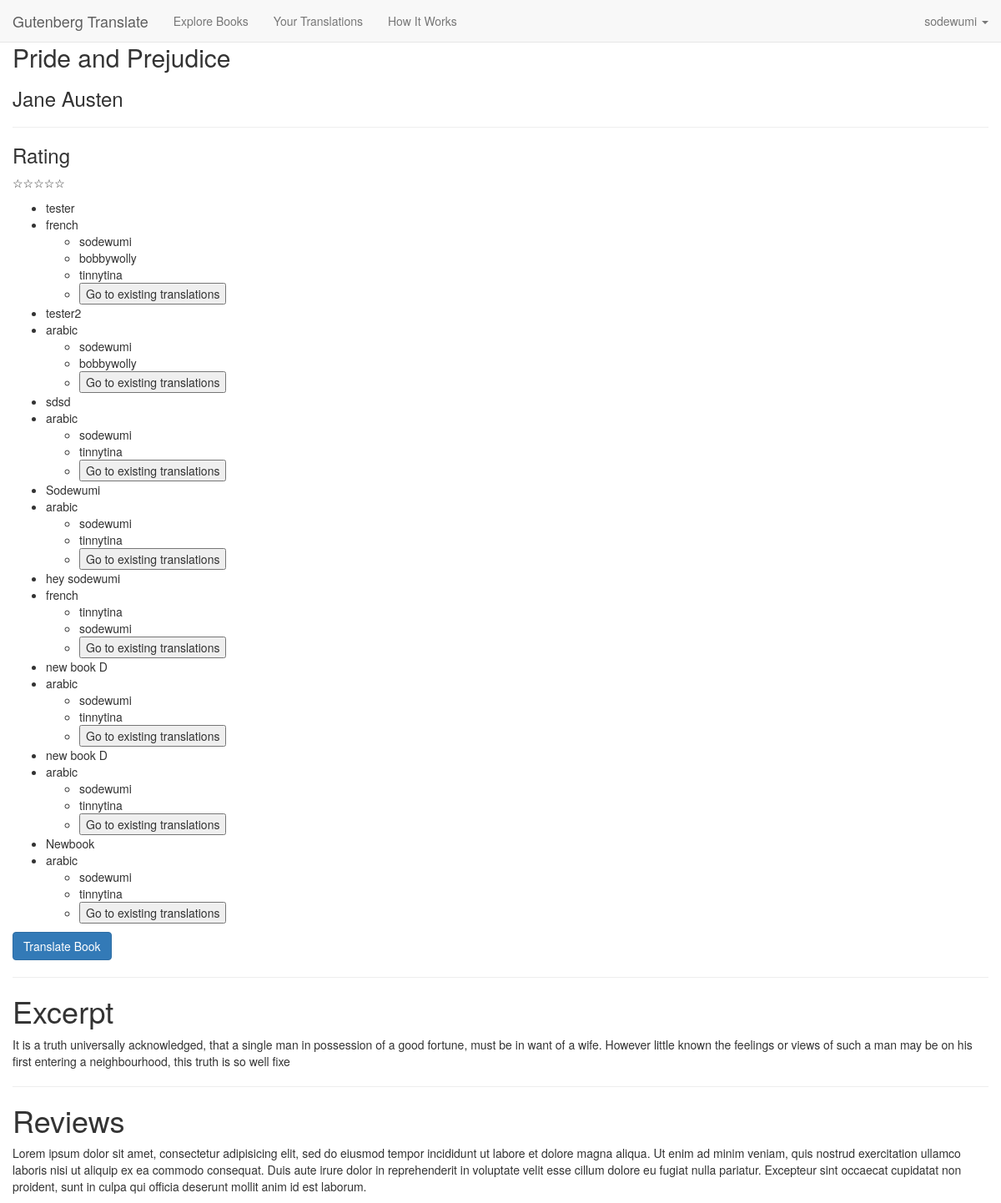
The page /description/42671 (signed in) on the database as committed earlier.
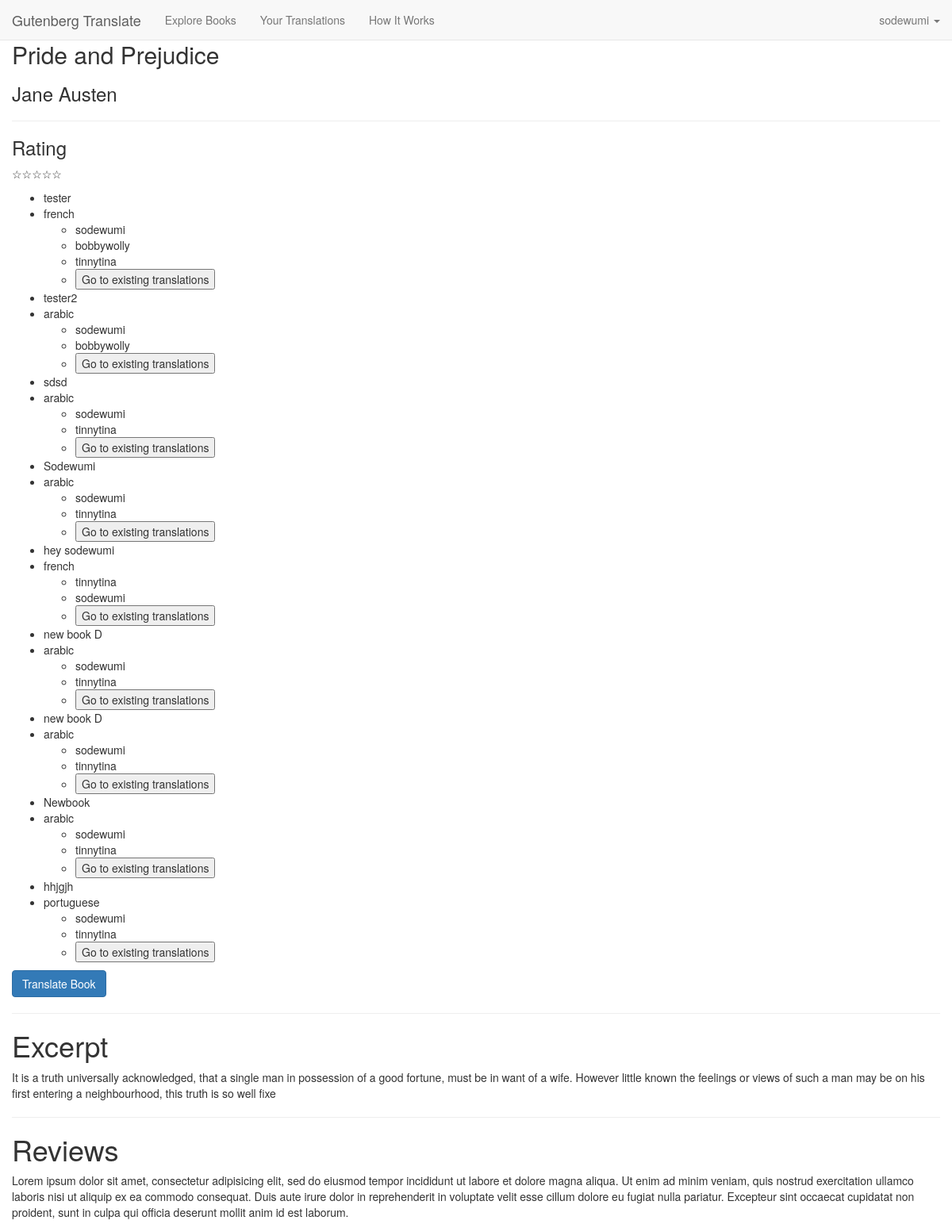
The same page on the database as committed later.
### model.py (models this page shows, shortened)
class Book(db.Model):
    __tablename__ = "books"
    book_id = db.Column(db.Integer, primary_key=True, autoincrement=True)
    name = db.Column(db.String(50), nullable=False)
    author = db.Column(db.String(45))
    reviews = db.Column(db.String())
    rating = db.Column(db.Integer)
    cover = db.Column(db.String())
    genre_name = db.Column(db.String(10))
    gutenberg_extraction_num = db.Column(db.String(10))
    isbn = db.Column(db.String(10))
    chapters = db.relationship("Chapter", backref="book")
    groups = db.relationship("Group", backref=db.backref("books"),
        secondary="bookgroups")
    def excerpt_text(self):
        text_string = ""
        if len(self.chapters) > 0:
            book_obj_paragraphs = self.chapters[1].paragraphs[0:3]
            for p in book_obj_paragraphs:
               text_string += " " + p.untranslated_paragraph
            return text_string[0:250]
        else:
            return None
    def user_groups_translating_book(self, book_obj, user_obj):
        book_groups_list = book_obj.groups
        user_groups_list = user_obj.groups
        book_group_id_list = {group.group_id for group in book_groups_list}
        user_group_id_list = {group.group_id for group in user_groups_list}
        intersection = book_group_id_list & user_group_id_list
        groups_translating = Group.query.filter(Group.group_id.in_(intersection)).all()
        return groups_translating

class Group(db.Model):
    __tablename__ = "groups"
    group_id = db.Column(db.Integer, primary_key=True, autoincrement=True)
    group_name = db.Column(db.String(30), nullable=False)

class BookGroup(db.Model):
    __tablename__ = "bookgroups"
    bookgroup_id = db.Column(db.Integer, primary_key=True, autoincrement=True)
    language = db.Column(db.String(15))
    group_id = db.Column(db.Integer, db.ForeignKey("groups.group_id"))
    book_id = db.Column(db.Integer, db.ForeignKey("books.book_id"))
    translations = db.relationship("Translation", backref="bookgroups")
    group = db.relationship("Group", backref=db.backref("bookgroups"))

class User(db.Model):
    __tablename__ = "users"
    user_id = db.Column(db.Integer, primary_key=True, autoincrement=True)
    email = db.Column(db.String(50), nullable=False, unique=True)
    password = db.Column(db.String(15), nullable=False)
    username = db.Column(db.String(15), nullable=False, unique=True)
    groups = db.relationship("Group", backref=db.backref("users"),
            secondary="usergroups")

### server.py (the view)
@app.route("/description/<int:gutenberg_extraction_number>", methods=["GET"])
def display_book_description(gutenberg_extraction_number):
    current_user_obj = User.query.filter(User.user_id == session[u'login'][1]).one()
    current_book_obj = Book.query.filter_by(gutenberg_extraction_num =
        gutenberg_extraction_number).one()
    book_obj_text = current_book_obj.excerpt_text()
    groups_translating = current_book_obj.user_groups_translating_book(
                         user_obj=current_user_obj, book_obj=current_book_obj)
    return render_template("book_description.html", display_book = current_book_obj,
        gutenberg_extraction_number=gutenberg_extraction_number, groups_list = groups_translating,
        display_text = book_obj_text)

### templates/book_description.html (shortened to what this page needs)
{% extends 'base.html' %}
{% block body %}
<div id="book_info">
    <p id="book_cover">
    </p>
    <div id="basic_book_info">
        <h2>{{ display_book.name }}</h2>
        <h3>{{ display_book.author }}</h3>
        <hr>
        <div id="book_rating">
            <h3>Rating</h3>
            <p>
                <span>☆</span><span>☆</span><span>☆</span><span>☆</span><span>☆</span>
            </p>
        </div>
        {% if groups_list %}
            <ul>
                {% for group in groups_list %}
                <li>{{ group.group_name }}</li>
                <li>
                    {{ group.bookgroups[0].language }}
                </li>
                    <ul>
                        {% for user in group.users %}
                        <li>{{ user.username }}</li>
                        {% endfor %}
                        <li>
                            <form class="edit_book_form" action="/rendertranslations"
                                    method="GET" data-bookId ="{{ display_book.book_id }}"
                                    data-language="{{  group.bookgroups[0].language }}"
                                    data-groupid="{{ group.group_id }}">
                                <input type="submit" value='Go to existing translations'>
                            </form>
                        </li>
                    </ul>
                {% endfor %}
            </ul>
        {% endif %}
        <button type="button" class="btn btn-primary" data-toggle="modal"
                data-target="#add_book_form">
            Translate Book
        </button>
    </div>
</div>
{% if display_text %}
<hr>
<div id="book_excerpt">
    <h1>Excerpt</h1>
    <p>
        {{ display_text }}
    </p>
</div>
{% endif %}
<hr>
<div id="book_reviews">
    <h1>Reviews</h1>
    <p>
        Lorem ipsum dolor sit amet, consectetur adipisicing elit, sed do eiusmod
        tempor incididunt ut labore et dolore magna aliqua. Ut enim ad minim veniam,
        quis nostrud exercitation ullamco laboris nisi ut aliquip ex ea commodo
        consequat. Duis aute irure dolor in reprehenderit in voluptate velit esse
        cillum dolore eu fugiat nulla pariatur. Excepteur sint occaecat cupidatat non
        proident, sunt in culpa qui officia deserunt mollit anim id est laborum.
    </p>
</div>
{% endblock %}

### templates/base.html (shortened to what this page needs)
<!DOCTYPE html>
<html class="full">
<head>
    <link rel="stylesheet" type="text/css" href="/static/bootstrap/css/bootstrap.css">
    <link rel="stylesheet" type="text/css" href="/static/css/style.css">
    <link rel="stylesheet" href="static/font-awesome/css/font-awesome.min.css">
</head>
<body>
    <nav class="navbar navbar-default navbar-fixed-top">
      <div class="container-fluid">
        <div class="navbar-header">
          <a class="navbar-brand" href="/">Gutenberg Translate</a>
        </div>
        <div class="collapse navbar-collapse" id="bs-example-navbar-collapse-1">
          <ul class="nav navbar-nav">
            <li><a href="/explore">Explore Books</a></li>
            {% if session.get('login') %}
            <li><a href="/profile/{{ session['login'][1] }}">Your Translations</a></li>
            {%endif%}
            <li><a href="#">How It Works</a></li>
          </ul>
          <ul class="nav navbar-nav navbar-right">
            {% if session.get('login') %}
            <li class="dropdown">
                <a href="#" class="dropdown-toggle" data-toggle="dropdown" role="button" aria-expanded="false"> {{ session['login'][0] }} <span class="caret"></span></a>
            </li>
            {% else %}
            <li><a href="/">Login</a></li>
            {% endif %}
          </ul>
        </div>
      </div>
    </nav>
    <div id="block" class="container-fluid">
        {% block body %}
        {% endblock %}
    </div>
</body>
</html>

### static/css/style.css (style rules this page uses)
.navbar { margin-bottom: 0px; }

Rows that differ between the two databases and show on the page:
added Group: group_name "hhjgjh", language "portuguese", User (username "sodewumi"), User (username "tinnytina")
